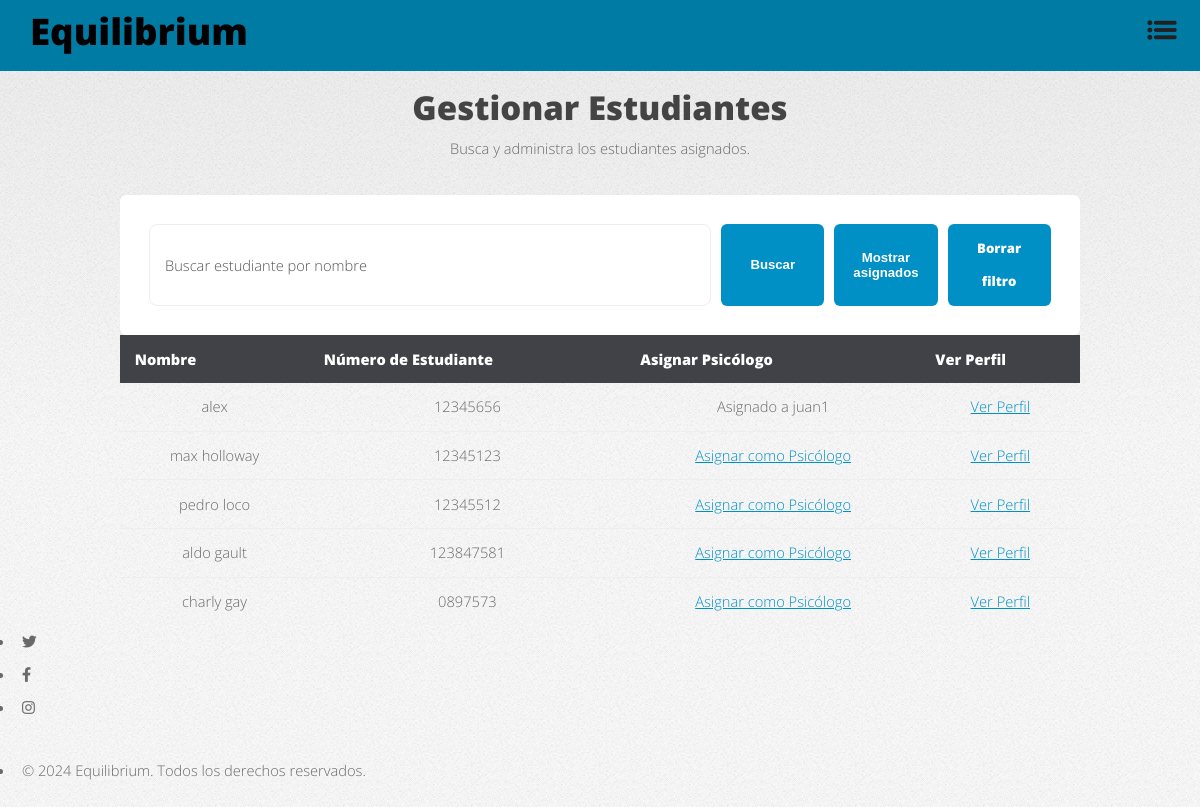
Page /students/manage/ (signed in) on the earlier database version.
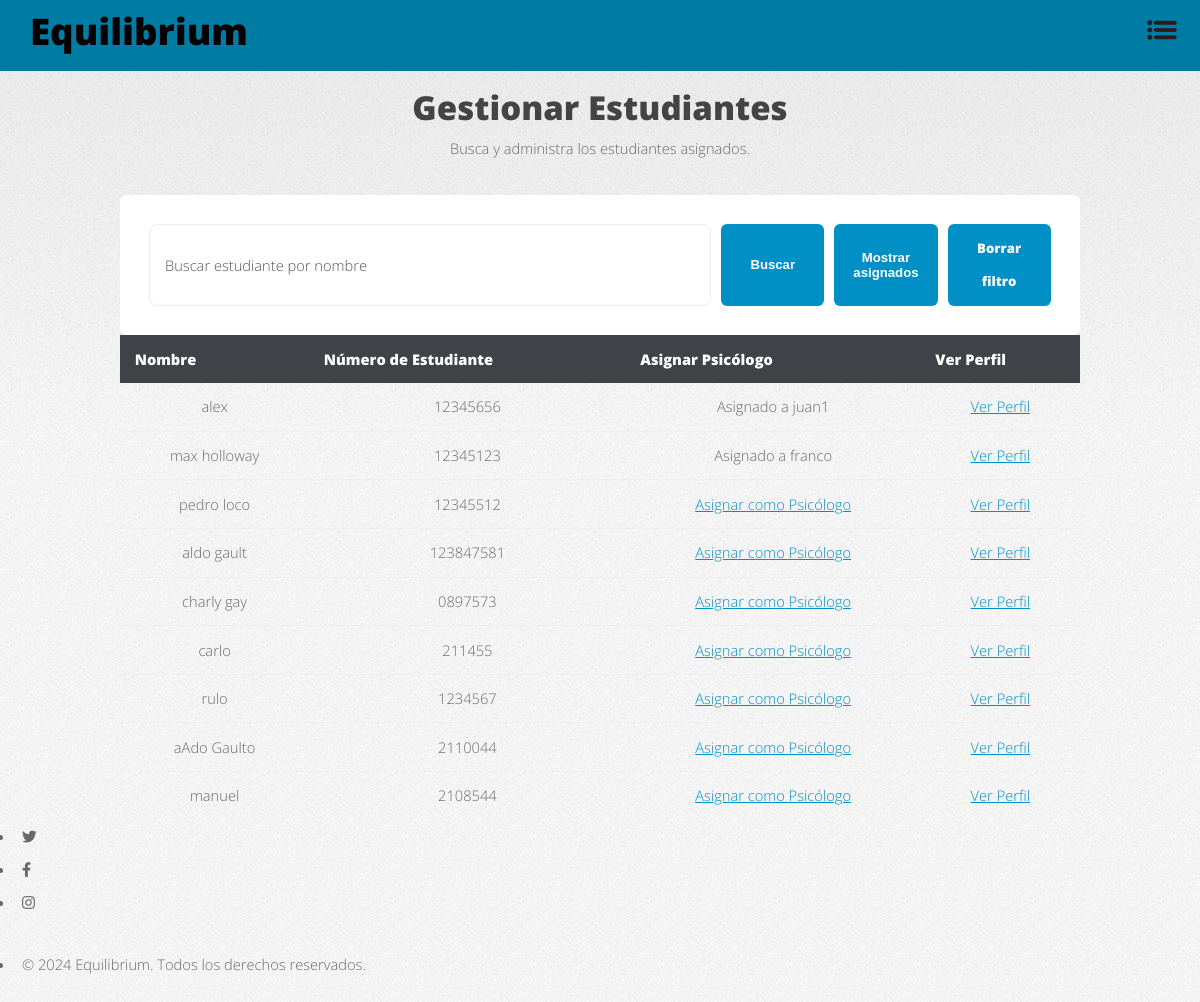
Same page on the later database version.
### main/models.py (models this page shows, shortened)
class Student(models.Model):
    user = models.OneToOneField(User, on_delete=models.CASCADE, related_name='student_profile')
    name = models.CharField(max_length=100)
    age = models.IntegerField()
    email = models.EmailField(unique=True)
    student_number = models.CharField(max_length=20, unique=True)
    location = models.CharField(max_length=100)
    profile_photo = models.ImageField(upload_to='profile_photos/', null=True, blank=True)
    psychologist = models.ForeignKey(
        Psychologist,
        on_delete=models.SET_NULL,
        null=True,
        blank=True,
        related_name='assigned_students'
    )

class Psychologist(models.Model):
    user = models.OneToOneField(User, on_delete=models.CASCADE, related_name='psychologist_profile')
    name = models.CharField(max_length=100)
    age = models.IntegerField()
    email = models.EmailField(unique=True)
    specialty = models.CharField(max_length=100)
    phone_number = models.CharField(max_length=15)
    profile_photo = models.ImageField(upload_to='profile_photos/', null=True, blank=True)
    cover_photo = models.ImageField(upload_to='cover_photos/', null=True, blank=True)

### main/views.py (the view)
# urls.py: path('students/manage/', views.manage_students, name='manage_students'),
@login_required
def manage_students(request):
    students = Student.objects.all()
    psychologist = request.user.psychologist_profile if hasattr(request.user, 'psychologist_profile') else None
    if 'search' in request.GET:
        query = request.GET['search']
        students = students.filter(name__icontains=query)
    if 'assigned_only' in request.GET and psychologist:
        students = students.filter(psychologist=psychologist)
    return render(request, 'manage_students.html', {
        'students': students,
        'psychologist': psychologist
    })

### main/templates/manage_students.html (shortened to what this page needs)
<!DOCTYPE html>
<html lang="es">
<head>
    {% load static %}
    <link rel="stylesheet" href="{% static 'css/fontawesome-all.min.css' %}">
    <link rel="stylesheet" href="{% static 'css/main.css' %}">
</head>
<body class="is-preload">
    <div id="page-wrapper">
        <div class="blue-bar">
            <h1 id="logo"><a href="{% url 'home' %}">Equilibrium</a></h1>
            <nav id="nav">
                <ul>
                    <li class="dropdown">
                        <a href="javascript:void(0)" class="dropbtn">
                            <img src="{% static 'img/menu-icon.png' %}" alt="Menú" class="menu-icon">
                        </a>
                    </li>
                </ul>
            </nav>
        </div>
        <section id="main" class="container">
            <header class="major">
                <h2>Gestionar Estudiantes</h2>
                <p>Busca y administra los estudiantes asignados.</p>
            </header>
            <form method="GET" class="box special filter-buttons">
                <input type="text" name="search" placeholder="Buscar estudiante por nombre" value="{{ request.GET.search }}">
                <button type="submit" class="button primary">Buscar</button>
                {% if psychologist %}
                    <button type="submit" name="assigned_only" value="1" class="button">Mostrar asignados</button>
                {% endif %}
                <a href="{% url 'manage_students' %}" class="button">Borrar filtro</a>
            </form>
            <table class="alt">
                <thead>
                    <tr>
                        <th>Nombre</th>
                        <th>Número de Estudiante</th>
                        <th>Asignar Psicólogo</th>
                        <th>Ver Perfil</th>
                    </tr>
                </thead>
                <tbody>
                    {% for student in students %}
                    <tr>
                        <td>{{ student.name }}</td>
                        <td>{{ student.student_number }}</td>
                        <td>
                            {% if student.psychologist %}
                                Asignado a {{ student.psychologist.user.username }}
                            {% else %}
                                <a href="{% url 'assign_psychologist' student.id %}" onclick="showConfirmationMessage()">Asignar como Psicólogo</a>
                            {% endif %}
                        </td>
                        <td><a href="{% url 'view_student_profile' student.id %}">Ver Perfil</a></td>
                    </tr>
                    {% endfor %}
                </tbody>
            </table>
        </section>
        <footer id="footer">
            <ul class="icons">
                <li><a href="#" class="icon brands fa-twitter"><span class="label">Twitter</span></a></li>
                <li><a href="#" class="icon brands fa-facebook-f"><span class="label">Facebook</span></a></li>
                <li><a href="#" class="icon brands fa-instagram"><span class="label">Instagram</span></a></li>
            </ul>
            <ul class="copyright">
                <li>&copy; 2024 Equilibrium. Todos los derechos reservados.</li>
            </ul>
        </footer>
    </div>
</body>
</html>

### main/templates/manage_students.html (style rules this page uses)
.blue-bar { background-color: #007ba3; display: flex; justify-content: space-between; align-items: center; padding: 15px 30px; position: relative; top: 0; width: 100%; box-sizing: border-box; }
#logo a { font-size: 2.5em; color: rgb(2, 0, 0); text-decoration: none; }
.menu-icon { width: 50px; height: auto; vertical-align: middle; margin-left: 20px; }
#main { margin-top: 20px; text-align: center; }
.filter-buttons { display: flex; justify-content: center; gap: 10px; }
.filter-buttons .button { padding: 8px 15px; font-size: 0.9em; width: 150px; text-align: center; }

Differences in the rows shown:
changed Student "max holloway": psychologist.user.username (not shown) → "franco"; psychologist_id "Asignar como Psicólogo" → "Asignado a"
added Student: name "carlo", student_number "211455", shows "Asignar como Psicólogo"
added Student: name "rulo", student_number "1234567", shows "Asignar como Psicólogo"
added Student: name "aAdo Gaulto", student_number "2110044", shows "Asignar como Psicólogo"
added Student: name "manuel", student_number "2108544", shows "Asignar como Psicólogo"
